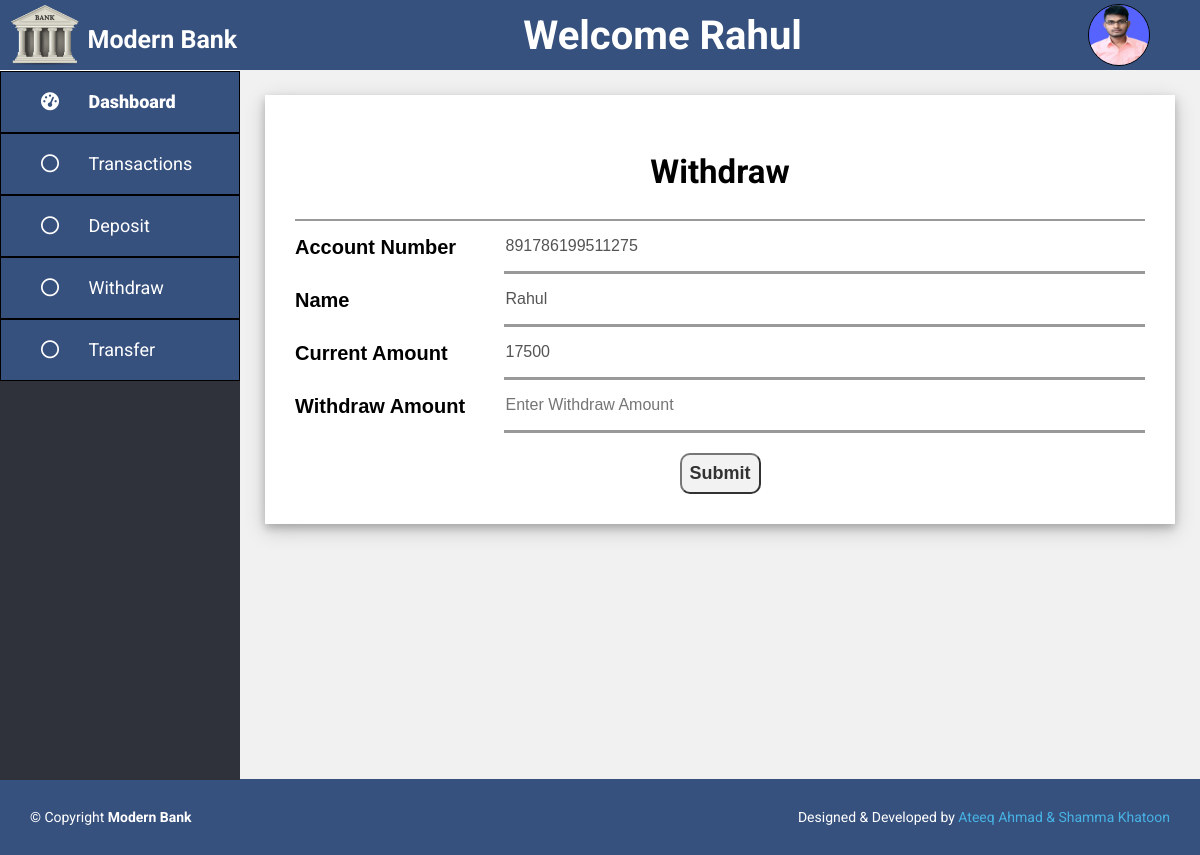
/user/withdraw.php (signed in), run on the app's committed database.
### tables this page shows
CREATE TABLE `customer` (
  `Customer_Id` int(11) NOT NULL,
  `Account_Number` bigint(20) DEFAULT NULL,
  `Name` char(30) DEFAULT NULL,
  `Father_Name` char(30) DEFAULT NULL,
  `DOB` date DEFAULT NULL,
  `Mobile_Number` bigint(20) DEFAULT NULL,
  `Gmail_Id` char(30) DEFAULT NULL,
  `Account_Opening_Date` date DEFAULT NULL,
  `Address` char(50) DEFAULT NULL,
  `Opening_Amount` int(11) DEFAULT NULL,
  `Image_Name` varchar(100) DEFAULT NULL
);

### user/withdraw.php (the view, shortened to what this page needs)
<?php
    include 'header.php';
    $user = $_SESSION["user"];
    $result = mysqli_query($conn, "SELECT * FROM customer WHERE Customer_Id = '{$user['userId']}'");
            ?>
        <div class="container">
            <div class="dep-with-tr">
                <div class="title">
                    <h2>Withdraw</h2>
                </div>
                <?php
                    if(mysqli_num_rows($result) > 0){
                        while($row = mysqli_fetch_assoc($result)){
                ?>
                <form action="" method="post" autocomplete="off">
                    <div class="input-box">
                        <label>Account Number</label>
                        <input type="number" value="<?php echo $row['Account_Number']; ?>" disabled required="required">
                    </div>
                    <div class="input-box">
                        <label>Name</label>
                        <input type="text" value="<?php echo $row['Name']; ?>" disabled required="required">
                    </div>
                    <div class="input-box">
                        <label>Current Amount</label>
                        <input type="number" value="<?php echo $row['Opening_Amount']; ?>" disabled required="required">
                    </div>
                    <div class="input-box">
                        <label>Withdraw Amount</label>
                        <input type="number" name="wamount" placeholder="Enter Withdraw Amount" required="required" id="validate">
                    </div>
                    <div class="submit-box">
                        <input type="submit" name="submit">
                    </div>
                </form>
                <?php
                        }
                    }
                ?>
            </div>
        </div>
    </div>
<?php
    include 'footer.php';
?>

### user/header.php (shortened to what this page needs)
<?php
    include '../config.php';
    $user = $_SESSION["user"];
    $result = mysqli_query($conn, "SELECT * FROM customer WHERE Customer_Id = '{$user['userId']}'");
    $row = mysqli_fetch_assoc($result);
?>
<!DOCTYPE html>
<html lang="en">
<head>
    <link rel="stylesheet" href="https://cdnjs.cloudflare.com/ajax/libs/font-awesome/6.4.2/css/all.min.css">
    <link href="../assets/css/user.css" rel="stylesheet">
</head>
<body>
    <header>
        <div class="logo">
            <img src="../assets/img/logo.png" alt="">
            <a href="dashbord.php">
                <h3>
                    Modern Bank
                </h3>
            </a>
        </div>
        <h2>Welcome <?php echo $user["userName"]; ?> </h2>
        <img src="../admin/user-img/<?php echo $row['Image_Name']; ?>" alt="" class="user-pic" onclick="toggleMenu()">
    </header>
    <div class="main">
        <div class="side-nav">
            <a class ="btn" href="dashbord.php">
                <i class="fa-solid fa-gauge-high">
                    <span>Dashboard</span>
                </i>
            </a>
            <a class ="btn" href="transaction.php">
                <i class="fa-regular fa-circle">
                    <span>Transactions</span>
                </i>
            </a>
            <a class ="btn" href="deposit.php">
                <i class="fa-regular fa-circle">
                    <span>Deposit</span>
                </i>
            </a>
            <a class ="btn" href="withdraw.php">
                <i class="fa-regular fa-circle">
                    <span>Withdraw</span>
                </i>
            </a>
            <a class ="btn" href="transfer.php">
                <i class="fa-regular fa-circle">
                    <span>Transfer</span>
                </i>
            </a>
        </div>

### assets/css/user.css (style rules this page uses)
body { margin: 0; padding: 0; font-family: 'Roboto', sans-serif; height: 100vh; }
header { background: #37517e; width: 100%; height: 70px; position: sticky; top: 0; display: flex; align-items: center; justify-content: space-between; }
header .logo { height: 100%; display: flex; }
header .logo a { text-decoration: none; }
header .logo a h3 { color: #fff; align-items: center; font-size: 25px; cursor: pointer; }
header h2 { font-size: 40px; color: white; }
.user-pic { width: 60px; height: 60px; border: 1px solid black; border-radius: 50%; cursor: pointer; margin-right: 50px; }
.main { width: 100%; display: flex; height: 88.6vh; }
.side-nav { background: #2f323a; margin-top: 1px; width: 20%; height: 100%; transition: 0.5s; }
.side-nav a { color: #fff; background: #37517e; display: block; width: 100%; line-height: 60px; font-size: 18px; border: 1px solid black; text-decoration: none; padding-left: 40px; box-sizing: border-box; transition: 0.5s; }
.side-nav i span { font-family: 'Roboto', sans-serif; margin-left: 25px; }
.container { width: 80%; min-height: 88.6vh; background: #f1f1f1; overflow-y: auto; }
.title { font-size: 22px; display: flex; align-items: center; justify-content: space-around; border-bottom: 2px solid #999; }
.container .dep-with-tr { background: white; margin: 25px; box-shadow: 0 4px 8px 0 rgba(0, 0, 0, 0.2), 0 6px 20px 0 rgba(0, 0, 0, 0.19); padding: 30px; }
.container .dep-with-tr .input-box { width: 100%; display: flex; justify-content: space-between; }
.container .dep-with-tr .input-box label { font-size: 20px; font-weight: bold; font-family: sans-serif; margin: 15px 0px ; }
.container .dep-with-tr .input-box input { font-size: 16px; width: 75%; border: none; outline: none; background-color: transparent; border-bottom: 3px solid #999; }
.container .dep-with-tr .submit-box { margin-top: 20px; display: flex; justify-content: center; }
.container .dep-with-tr input[type="submit"] { font-size: 18px; opacity: 0.8; padding: 8px; border-radius: 10px; font-weight: 600; }

### data on the page
customer: Name "Rahul", Image_Name (picture), Account_Number "891786199511275", Opening_Amount "17500"
